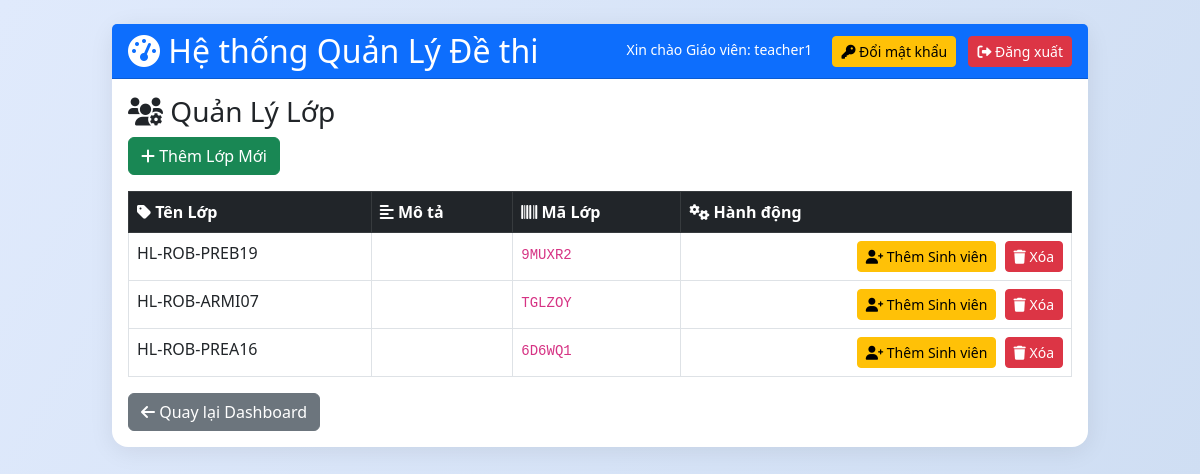
/manage_groups (signed in), run on the app's committed database.
### tables this page shows
CREATE TABLE users (
            id INTEGER PRIMARY KEY AUTOINCREMENT,
            username TEXT UNIQUE,
            password TEXT,
            role TEXT,
            email TEXT UNIQUE,
            rsa_private BLOB,
            salt TEXT,
            full_name TEXT,
            student_id TEXT,
            class_name TEXT,
            status TEXT DEFAULT 'approved',
            approval_note TEXT,
            selected_teachers TEXT,
            teacher_id TEXT,
            failed_attempts INTEGER DEFAULT 0,
            lock_until TEXT
        , is_deleted INTEGER DEFAULT 0, is_locked INTEGER DEFAULT 0);

CREATE TABLE groups (
            id INTEGER PRIMARY KEY AUTOINCREMENT,
            name TEXT,
            teacher_id INTEGER,
            description TEXT,
            code TEXT
        , aes_key BLOB);

### app.py (the view)
@app.route('/manage_groups')
@login_required
def manage_groups():
    if current_user.role != 'teacher':
        return redirect('/dashboard')
    groups = c.execute("SELECT id, name, description, code FROM groups WHERE teacher_id=?", (current_user.id,)).fetchall()
    return render_template('groups.html', mode='list', groups=groups)

### app.py (called while the page is built)
@login_manager.user_loader
def load_user(uid):
    row = c.execute("SELECT id, username, role, email FROM users WHERE id=?",(uid,)).fetchone()
    return User(*row) if row else None

@app.before_request
def ensure_csrf_token():
    if 'csrf_token' not in session:
        session['csrf_token'] = secrets.token_hex(16)

@app.after_request
def set_security_headers(resp):
    resp.headers['X-Frame-Options'] = 'SAMEORIGIN'
    resp.headers['X-Content-Type-Options'] = 'nosniff'
    resp.headers['Referrer-Policy'] = 'no-referrer'
    resp.headers['Content-Security-Policy'] = "default-src 'self'; script-src 'self' https://cdn.jsdelivr.net 'unsafe-inline' blob:; worker-src 'self' blob:; style-src 'self' https://cdn.jsdelivr.net https://cdnjs.cloudflare.com 'unsafe-inline'; font-src 'self' https://cdnjs.cloudflare.com; img-src 'self' data:; frame-ancestors 'self'; object-src 'none'"
    return resp

### templates/groups.html (shortened to what this page needs)
{% extends "base.html" %}
{% block content %}
{% if mode == 'create' %}
<h3><i class="fas fa-users"></i> Thêm Lớp Mới</h3>
<form method="post">
    <input type="hidden" name="csrf_token" value="{{ session.csrf_token }}">
    <div class="mb-3">
        <label class="form-label"><i class="fas fa-tag"></i> Tên Lớp</label>
        <input type="text" name="name" class="form-control" required>
    </div>
    <div class="mb-3">
        <label class="form-label"><i class="fas fa-align-left"></i> Mô tả</label>
        <textarea name="description" class="form-control" rows="3"></textarea>
    </div>
    <button type="submit" class="btn btn-success"><i class="fas fa-plus"></i> Tạo Lớp</button>
    <a href="/manage_groups" class="btn btn-secondary"><i class="fas fa-arrow-left"></i> Quay lại</a>
</form>
{% else %}
<h3><i class="fas fa-users-cog"></i> Quản Lý Lớp</h3>
<a href="/create_group" class="btn btn-success mb-3"><i class="fas fa-plus"></i> Thêm Lớp Mới</a>
{% if groups %}
<div class="table-responsive">
    <table class="table table-hover table-bordered">
        <thead class="table-dark">
            <tr>
                <th><i class="fas fa-tag"></i> Tên Lớp</th>
                <th><i class="fas fa-align-left"></i> Mô tả</th>
                <th><i class="fas fa-barcode"></i> Mã Lớp</th>
                <th><i class="fas fa-cogs"></i> Hành động</th>
            </tr>
        </thead>
        <tbody>
            {% for group in groups %}
            <tr>
                <td>{{ group[1] }}</td>
                <td>{{ group[2] }}</td>
                <td><code>{{ group[3] }}</code></td>
                <td class="text-end">
                    <a href="/add_students_to_group/{{ group[0] }}" class="btn btn-warning btn-sm me-1"><i class="fas fa-user-plus"></i> Thêm Sinh viên</a>
                    <a href="/delete_group/{{ group[0] }}" class="btn btn-danger btn-sm" onclick="return confirm('Bạn có chắc muốn xóa lớp {{ group[1] }}?')"><i class="fas fa-trash"></i> Xóa</a>
                </td>
            </tr>
            {% endfor %}
        </tbody>
    </table>
</div>
{% else %}
<div class="alert alert-warning"><i class="fas fa-exclamation-triangle"></i> Chưa có lớp nào.</div>
{% endif %}
<a href="/dashboard" class="btn btn-secondary"><i class="fas fa-arrow-left"></i> Quay lại Dashboard</a>
{% endif %}
{% endblock %}

### templates/base.html (shortened to what this page needs)
<!DOCTYPE html>
<html lang="vi">
<head>
    <link href="https://cdn.jsdelivr.net/npm/bootstrap@5.3.0/dist/css/bootstrap.min.css" rel="stylesheet">
    <link href="https://cdnjs.cloudflare.com/ajax/libs/font-awesome/6.0.0/css/all.min.css" rel="stylesheet">
    <link rel="stylesheet" href="{{ url_for('static', filename='css/style.css') }}">
</head>
<body class="bg-light">
    <div class="container-fluid py-4">
        <div class="row justify-content-center">
            <div class="col-lg-10">
                <div class="card card-custom">
                    {% block header %}
                    {% if current_user.is_authenticated %}
                    <div class="card-header {% if current_user.role == 'teacher' %}bg-primary{% elif current_user.role == 'student' %}bg-success{% elif current_user.role == 'admin' %}bg-dark{% endif %} text-white d-flex justify-content-between align-items-center">
                        <h2 class="mb-0">
                            <i class="fas fa-tachometer-alt"></i>
                            {% if current_user.role == 'teacher' %}Hệ thống Quản Lý Đề thi{% elif current_user.role == 'student' %}Dashboard Sinh Viên: {{ current_user.username }}{% else %}Quản Trị Hệ Thống{% endif %}
                        </h2>
                        <div>
                            {% if current_user.role == 'teacher' %}
                            <small class="text-white me-3">Xin chào Giáo viên: {{ current_user.username }}</small>
                            <a href="{{ url_for('change_password') }}" class="btn btn-warning btn-sm me-2">
                                <i class="fas fa-key"></i> Đổi mật khẩu
                            </a>
                            {% endif %}
                            <a href="{{ url_for('logout') }}" class="btn btn-danger btn-sm">
                                <i class="fas fa-sign-out-alt"></i> Đăng xuất
                            </a>
                        </div>
                    </div>
                    {% endif %}
                    {% endblock %}
                    <div class="card-body {% if not current_user.is_authenticated %}p-0 border-0{% endif %}">
                        {% block content %}{% endblock %}
                    </div>
                </div>
            </div>
        </div>
    </div>
</body>
</html>

### static/css/style.css (style rules this page uses)
body { font-family: 'Segoe UI', 'Roboto', Arial, sans-serif; background: linear-gradient(120deg, #e0eafc 0%, #cfdef3 100%); }
.card { border-radius: 16px; box-shadow: 0 4px 24px rgba(0,0,0,0.08); }
.card-header { border-radius: 16px 16px 0 0; }

### templates/base.html (style rules this page uses)
.card-custom { border: none; box-shadow: 0 4px 8px rgba(0,0,0,0.1); margin-bottom: 20px; }

### data on the page
users: username "teacher1"
groups: name "HL-ROB-PREB19", code "9MUXR2"
groups: name "HL-ROB-ARMI07", code "TGLZOY"
groups: name "HL-ROB-PREA16", code "6D6WQ1"
